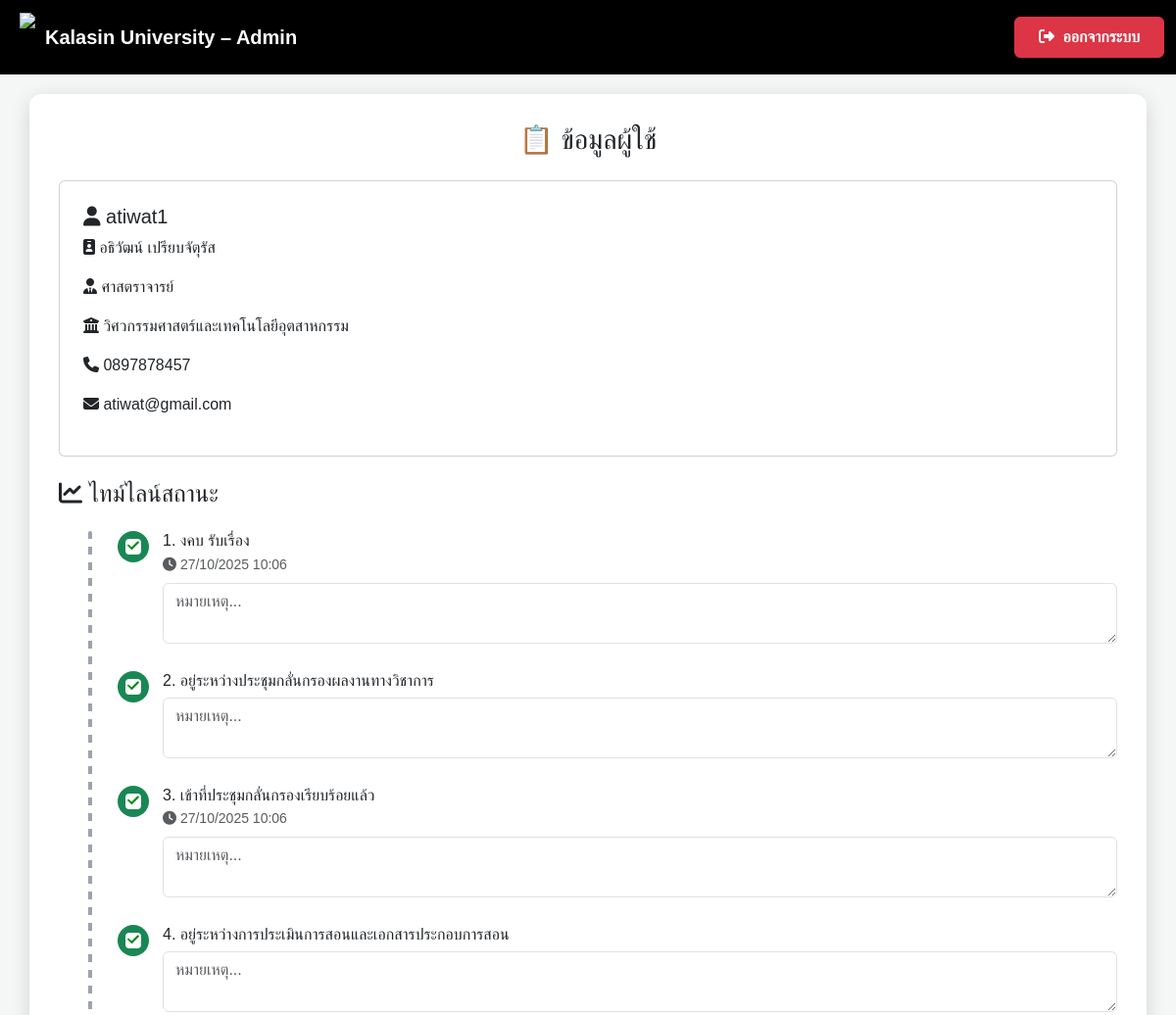
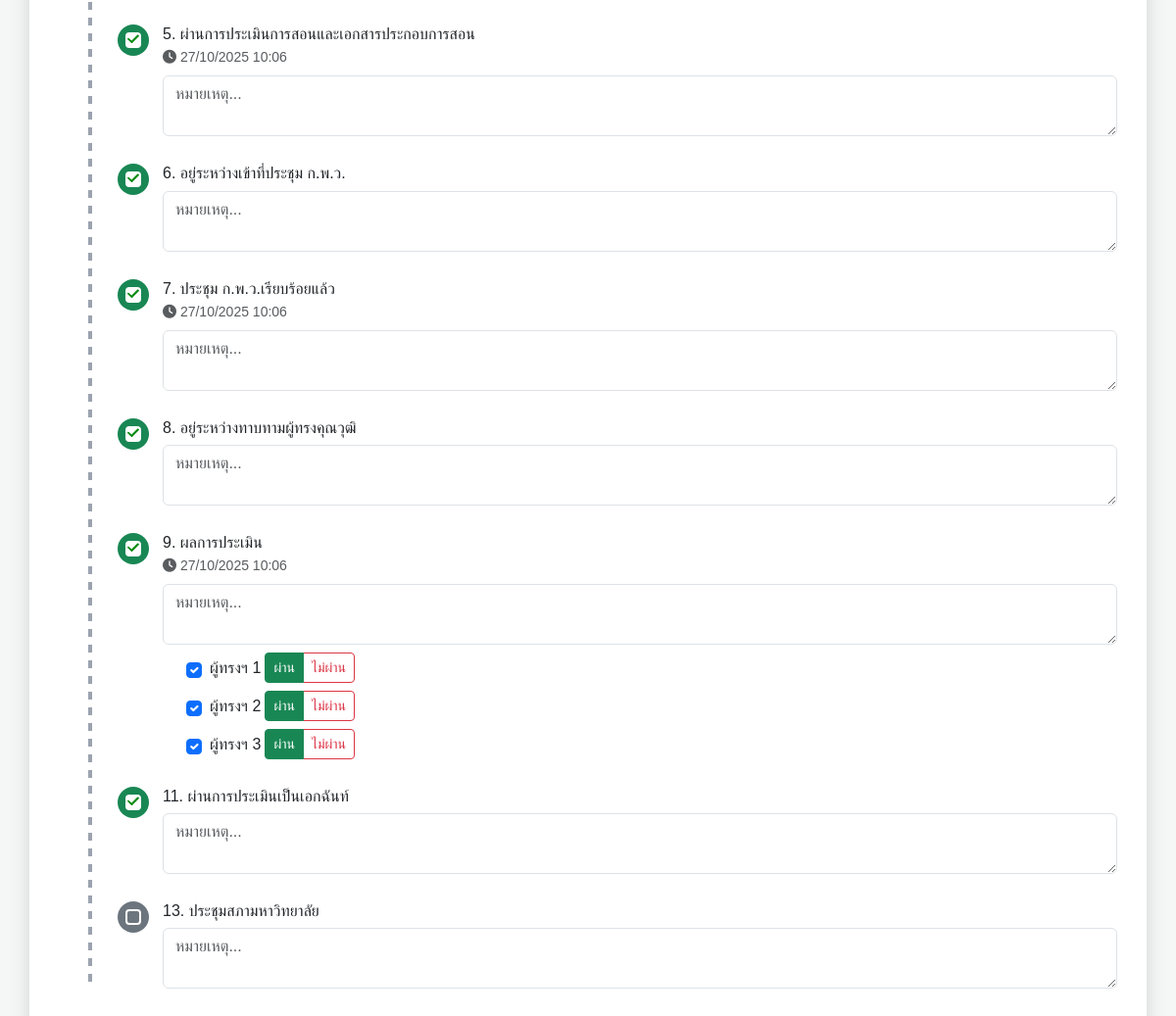
/timeline/5, run on the app's committed database (2 pictures, top to bottom).
### app.py (models this page shows)
class User(db.Model, UserMixin):
    __tablename__ = "user"
    id        = db.Column(db.Integer, primary_key=True)
    username  = db.Column(db.String(80),  unique=True, nullable=False)
    password  = db.Column(db.String(128), nullable=False)   # เก็บ hash ได้ยาว ๆ
    full_name = db.Column(db.String(150), nullable=False)
    first_name = db.Column(db.String(80))
    last_name  = db.Column(db.String(80))
    faculty    = db.Column(db.String(100), nullable=False)
    email      = db.Column(db.String(120), unique=True, nullable=False)
    role       = db.Column(db.String(20),  default="user")
    phone      = db.Column(db.String(20))   # 🆕 เพิ่มบรรทัดนี้
    position = db.Column(db.String(100), nullable=True)
    requests = db.relationship(
        "AcademicRequest",
        backref="user",
        cascade="all, delete-orphan",
        lazy="dynamic"
    )
    workflow_steps = db.relationship(
        "WorkflowStep",
        backref="user",
        cascade="all, delete-orphan",
        lazy="dynamic"
    )
    contact_messages = db.relationship(
        "ContactMessage",
        back_populates="user",
        cascade="all, delete-orphan", # <-- This is the crucial instruction
        lazy="dynamic"
    )

class WorkflowStep(db.Model):
    __tablename__ = "workflow_step"
    id        = db.Column(db.Integer, primary_key=True)
    user_id   = db.Column(
        db.Integer,
        db.ForeignKey("user.id", ondelete="CASCADE"),
        nullable=False
    )
    order_no  = db.Column(db.Integer)           # 1-13
    title     = db.Column(db.String(150))
    is_done   = db.Column(db.Boolean,  default=False)
    done_at   = db.Column(db.DateTime)
    comment   = db.Column(db.Text)
    is_visible = db.Column(db.Boolean, default=True)
    experts = db.relationship(
        "ExpertVote",
        backref="step",
        cascade="all, delete-orphan",
        lazy="dynamic"
    )

### app.py (the view)
@app.route("/timeline/<int:user_id>", endpoint="timeline")
def timeline(user_id):
    user = User.query.get_or_404(user_id)
    ensure_workflow(user.id)
    recalc_after_vote(user.id)   # <- เติมบรรทัดนี้ เข้าไปก่อน query
    steps = (WorkflowStep.query
             .filter_by(user_id=user.id, is_visible=True)
             .order_by(WorkflowStep.order_no)
             .all())
    for st in steps:
        st.show_time = st.order_no in SHOW_TIME_STEPS  # True / False
    FAC_MAP = {
        "engineering-industrial-tech": "วิศวกรรมศาสตร์และเทคโนโลยีอุตสาหกรรม",
        "science-health-tech": "วิทยาศาสตร์และเทคโนโลยีสุขภาพ",
        "agri-tech": "เทคโนโลยีการเกษตร",
        "liberal-arts": "ศิลปศาสตร์",
        "edu-innovation": "ศึกษาศาสตร์และนวัตกรรมการศึกษา",
        "management-science": "บริหารศาสตร์"
    }
    POSITION_MAP = {
    'lecturer': 'อาจารย์',
    'assistant_professor': 'ผู้ช่วยศาสตราจารย์',
    'associate_professor': 'รองศาสตราจารย์',
    'professor': 'ศาสตราจารย์'
}
    position_th = POSITION_MAP.get(user.position, "ไม่ระบุตำแหน่ง")
    faculty_th = FAC_MAP.get(user.faculty, "ไม่ระบุคณะ")
    return render_template(
        "timeline.html",
        user=user,
        position_th=position_th,
        faculty_th=faculty_th,
        steps=steps,    # ตอนนี้ DB ถูกกรอง is_visible มาแล้ว
    )

### app.py (called while the page is built, shortened)
def ensure_workflow(user_id):
    if WorkflowStep.query.filter_by(user_id=user_id).first():
        return

@app.template_filter("th_time")
def th_time(dt, fmt="%d/%m/%Y %H:%M"):
    if not dt:
        return ""
    if dt.tzinfo is None:           # ← ถ้าเจอค่า naive
        dt = dt.replace(tzinfo=timezone.utc)
    th = pytz.timezone("Asia/Bangkok")
    return dt.astimezone(th).strftime(fmt)

@app.after_request
def add_no_cache_headers(resp):
    resp.headers['Cache-Control'] = (
        'no-store, no-cache, must-revalidate, max-age=0')
    resp.headers['Pragma'] = 'no-cache'
    resp.headers['Expires'] = '0'
    return resp

### templates/timeline.html (shortened to what this page needs)
<!DOCTYPE html>
<html lang="th">
<head>
  <link href="https://cdn.jsdelivr.net/npm/bootstrap@5.3.3/dist/css/bootstrap.min.css" rel="stylesheet" />
  <link href="https://cdnjs.cloudflare.com/ajax/libs/font-awesome/6.4.2/css/all.min.css" rel="stylesheet" />
</head>
<body>
<nav class="navbar navbar-expand-lg navbar-dark">
  <div class="container-fluid">
    <a class="navbar-brand ms-2 d-flex align-items-center" href="{{ url_for('admin_dashboard') }}">
      <img src="https://upload.wikimedia.org/wikipedia/th/4/4e/Kalasin_University_Seal.svg"
           style="height:50px;margin-right:10px">
      <strong>Kalasin University – Admin</strong>
    </a>
    <div class="ms-auto">
      <a href="{{ url_for('logout') }}" class="btn btn-danger fw-bold px-4 py-2">
        <i class="fas fa-sign-out-alt me-1"></i> ออกจากระบบ
      </a>
    </div>
  </div>
</nav>
<div class="container box">
  <h3 class="mb-4 text-center">📋 ข้อมูลผู้ใช้</h3>
<div class="card p-4">
    <h5><i class="fas fa-user"></i> {{ user.username }}</h5>
    <p><i class="fas fa-id-badge"></i> {{ user.first_name }} {{ user.last_name }}</p>
    <p><i class="fas fa-user-tie"></i> {{ position_th }}</p>
    <p><i class="fas fa-building-columns"></i> {{ faculty_th }}</p>
    <p><i class="fas fa-phone"></i> {{ user.phone or '—' }}</p>
    <p><i class="fas fa-envelope"></i> {{ user.email }}</p>
</div>
<h4 class="mt-4 mb-3"><i class="fas fa-chart-line"></i> ไทม์ไลน์สถานะ</h4>
<ul class="timeline">
  {% if steps and steps|length > 0 %}
    {% for step in steps %}
      <li class="timeline-item">
        <span class="timeline-icon {{ 'checked' if step.is_done else 'bg-secondary text-white' }}"
              id="ico-{{ step.id }}">
        </span>
        <div class="timeline-content">
          <h6>{{ step.order_no }}. {{ step.title }}</h6>
          {% if step.show_time %}
            <small id="time-{{ step.id }}"
                   class="text-muted done-time {% if not (step.is_done and step.done_at) %}d-none{% endif %}">
              {% if step.is_done and step.done_at %}
                <i class="fas fa-clock"></i> {{ step.done_at|th_time }}
              {% endif %}
            </small>
          {% endif %}
          <textarea class="form-control comment-area mt-2"
                    id="cmt-{{ step.id }}"
                    placeholder="หมายเหตุ..."
                    onblur="saveComment({{ step.id }})">{{ step.comment or '' }}</textarea>
          {% if step.order_no == 9 %}
            <div class="d-flex flex-column gap-2 mt-2 ps-4">
              {% for e in range(3) %}
                {% set vote = step.experts.filter_by(idx=e).first() %}
                <div class="d-flex align-items-center gap-1">
                  <input type="checkbox"
                         class="form-check-input me-1"
                         id="exp-{{ step.id }}-{{ e }}"
                         {% if vote %}checked{% endif %}
                         onchange="toggleExpert(this, {{ step.id }}, {{ e }})">
                  <span>ผู้ทรงฯ {{ e+1 }}</span>
                  <div class="btn-group" role="group">
                    <label class="btn btn-outline-success btn-sm"
                           for="pass-{{ step.id }}-{{ e }}">
                      ผ่าน
                    </label>
                    <label class="btn btn-outline-danger btn-sm"
                           for="fail-{{ step.id }}-{{ e }}">
                      ไม่ผ่าน
                    </label>
                  </div>
                </div>
              {% endfor %}
            </div>
          {% endif %}
        </div>
      </li>
    {% endfor %}
  {% else %}
    <p>ยังไม่มีขั้นตอนให้แสดง</p>
  {% endif %}
</ul>
</body>
</html>

### templates/timeline.html (style rules this page uses)
body { font-family:'Poppins',sans-serif;background:#f4f7f6; }
.navbar { background:#000 }
.box { background:#fff;border-radius:12px;padding:30px;box-shadow:0 5px 20px rgba(0,0,0,.15);margin-top:20px; }
.timeline { position:relative;list-style:none;margin:0;padding-left:60px;margin-top:1.5rem; }
.timeline::before { content:"";position:absolute;left:30px;top:0;bottom:0;width:4px;background-image:repeating-linear-gradient(to bottom,#9ca3af 0 8px,transparent 8px 16px);border-radius:2px; }
.timeline-item { display:flex;align-items:flex-start;margin-bottom:1.75rem; }
.timeline-icon { flex:0 0 32px;width:32px;height:32px;border-radius:50%;display:flex;align-items:center;justify-content:center;font-size:.9rem;margin-right:14px;position:relative;transition:.15s; }
.timeline-content { flex:1; }
.timeline-content h6 { margin:0;font-weight:500; }
.done-time { display:block;margin-top:4px; }
.timeline-icon::after { content:"";position:absolute;top:8px;left:8px;width:16px;height:16px;border:2px solid #fff;border-radius:4px;background:transparent;pointer-events:none; }
.timeline-icon.checked { background:#198754!important; }

### data on the page
User: username "atiwat1", first_name "อธิวัฒน์", last_name "เปรียบจัตุรัส", phone "0897878457", email "atiwat@gmail.com"
WorkflowStep: order_no "1", title "งคบ รับเรื่อง", done_at|th_time "27/10/2025 10:06", id "หมายเหตุ..."
WorkflowStep: order_no "2", title "อยู่ระหว่างประชุมกลั่นกรองผลงานทางวิชาการ", id "หมายเหตุ..."
WorkflowStep: order_no "3", title "เข้าที่ประชุมกลั่นกรองเรียบร้อยแล้ว", done_at|th_time "27/10/2025 10:06", id "หมายเหตุ..."
WorkflowStep: order_no "4", title "อยู่ระหว่างการประเมินการสอนและเอกสารประกอบการสอน", id "หมายเหตุ..."
WorkflowStep: order_no "5", title "ผ่านการประเมินการสอนและเอกสารประกอบการสอน", done_at|th_time "27/10/2025 10:06", id "หมายเหตุ..."
WorkflowStep: order_no "6", title "อยู่ระหว่างเข้าที่ประชุม ก.พ.ว.", id "หมายเหตุ..."
WorkflowStep: order_no "7", title "ประชุม ก.พ.ว.เรียบร้อยแล้ว", done_at|th_time "27/10/2025 10:06", id "หมายเหตุ..."
WorkflowStep: order_no "8", title "อยู่ระหว่างทาบทามผู้ทรงคุณวุฒิ", id "หมายเหตุ..."
WorkflowStep: order_no "9", title "ผลการประเมิน", done_at|th_time "27/10/2025 10:06", id "หมายเหตุ...", e "1" "2" "3"
WorkflowStep: order_no "11", title "ผ่านการประเมินเป็นเอกฉันท์", id "หมายเหตุ..."
WorkflowStep: order_no "13", title "ประชุมสภามหาวิทยาลัย", id "หมายเหตุ..."

### other printed values
{{ position_th }} "ศาสตราจารย์"
{{ faculty_th }} "วิศวกรรมศาสตร์และเทคโนโลยีอุตสาหกรรม"
